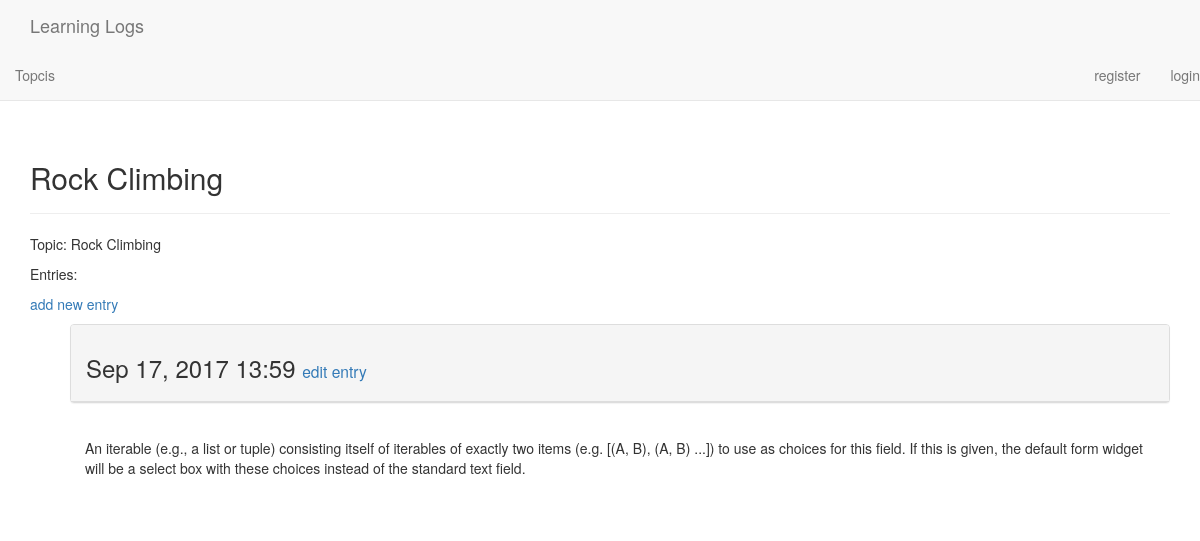
The app's page /topics/2/ (signed in), older data.
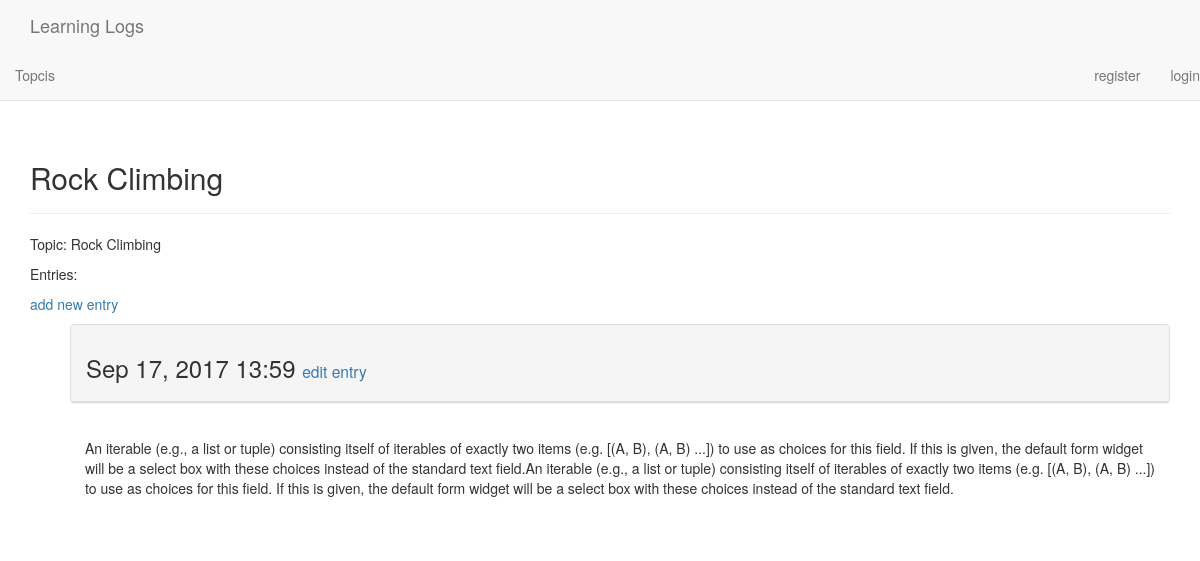
The same page, newer data.
### learning_logs/models.py (models this page shows, shortened)
class Topic(models.Model):
    text = models.CharField(max_length=200)
    date_added = models.DateTimeField(auto_now_add=True)
    owner = models.ForeignKey(User)
    def __str__(self):
        return self.text

class Entry(models.Model):
    topic = models.ForeignKey(Topic)
    text = models.TextField()
    date_added = models.DateTimeField(auto_now_add=True)
    class Meta:
        verbose_name_plural = 'entries'

### learning_logs/views.py (the view)
# urls.py: url(r'^topics/(?P<topic_id>\d+)/$', views.topic, name='topic'),
@login_required
def topic(request, topic_id):
    topic = Topic.objects.get(id=topic_id)
    if topic.owner != request.user:
        raise Http404
    entries = topic.entry_set.order_by('-date_added')
    context = {'topic':topic, 'entries':entries}
    return render(request, 'learning_logs/topic.html',context)

### learning_logs/templates/learning_logs/topic.html (shortened to what this page needs)
<!DOCTYPE html>
<html lang="en">
<head>
</head>
<body>
{% extends 'learning_logs/base.html' %}
{% block header %}
    <h2>{{ topic }}</h2>
{% endblock header %}
{% block content %}
<p>Topic: {{ topic }}</p>
<p>Entries:</p>
<p>
    <a href="{% url 'learning_logs:new_entry' topic.id %}">add new entry</a>
</p>
<ul>
    {% for entry in entries %}
    <div class="panel panel-default">
        <div class="panel-heading">
            <h3>
                {{ entry.date_added|date:'M d, Y H:i'}}
                <small>
                    <a href="{% url 'learning_logs:edit_entry' entry.id %}">
                        edit entry</a>
                </small>
            </h3>
        </div>
    </div>
    <div class="panel-body">
        {{ entry.text|linebreaks }}
    </div>
    {% empty %}
        There are no entries for this topic yet.
    {% endfor %}
</ul>
{% endblock content %}

### learning_logs/templates/learning_logs/base.html (shortened to what this page needs)
<!DOCTYPE html>
<html lang="en">
{% load bootstrap3 %}
<head>
    {% bootstrap_css %}
</head>
<body>
    <nav class="navbar navbar-default navbar-static-top">
        <div class="container">
            <a class="navbar-brand" href="{% url 'learning_logs:index' %}">
                Learning Logs</a>
        </div>
        <div id="navbar" class="navbar-collapse collapse">
            <ul class="nav navbar-nav">
                <li><a href="{% url 'learning_logs:topics' %}">Topcis</a></li>
            </ul>
            <ul class="nav navbar-nav navbar-right">
                {% if user.authenticated %}
                    <li><a>Hello, {{ user.username }}.</a></li>
                    <li><a href="{% url 'users:logout' %}">logout</a></li>
                {% else %}
                    <li><a href="{% url 'users:register' %}">register</a></li>
                    <li><a href="{% url 'users:login' %}">login</a></li>
                {% endif %}
            </ul>
        </div>
    </nav>
    <div class="container">
        <div class="page-header">
            {% block header %}{% endblock header %}
        </div>
        <div>
            {% block content %}{% endblock content%}
        </div>
    </div>
</body>
</html>

Row changes from the older to the newer data that the page shows:
changed Entry: text "…of the standard text field." → "…of the standard text field.An iterable (e.g., a list or tuple) consisting itself of iterables of exactly two items (e.g. [(A, B), (A, B) ...]) to use as choices for this field. If this is given, the default form widget will be a select box with these choices instead of the standard text field."
